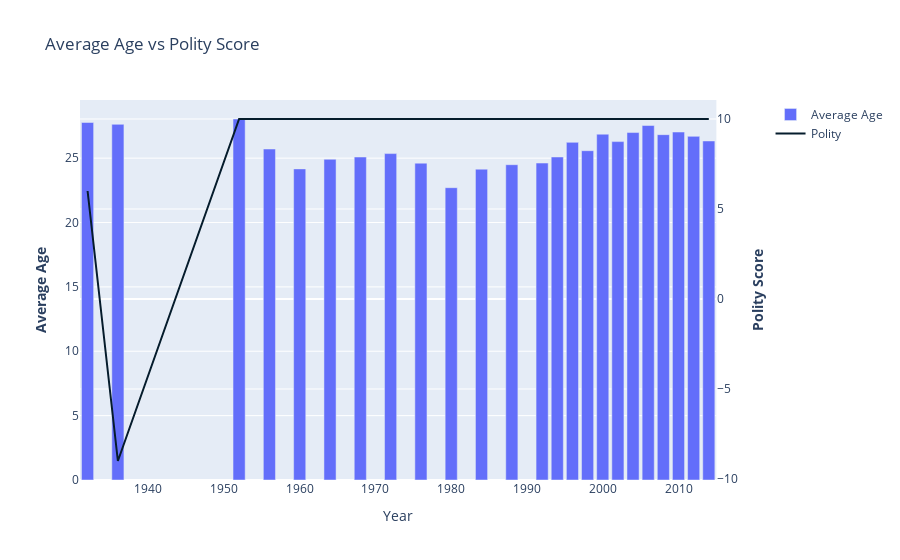

The code cell stored with this chart in its notebook:
### Code cell
plot_country_age_polity(final_df, polity_dff3, 'GERMANY', 1929, 2014)

### Figure 1 — Plotly figure (JSON) as saved in the notebook; plotly's stock layout.template omitted (floating-point values rounded to 4 significant figures)
{"data": [{"name": "Average Age", "type": "bar", "x": [1932, 1936, 1952, 1956, 1960, 1964, 1968, 1972, 1976, 1980, 1984, 1988, 1992, 1994, 1996, 1998, 2000, 2002, 2004, 2006, 2008, 2010, 2012, 2014], "xaxis": "x", "y": [27.77, 27.63, 28.04, 25.71, 24.17, 24.91, 25.09, 25.36, 24.61, 22.71, 24.14, 24.49, 24.62, 25.09, 26.23, 25.58, 26.86, 26.29, 26.99, 27.53, 26.82, 27.03, 26.69, 26.34], "yaxis": "y"}, {"marker": {"color": "#051c2c"}, "name": "Polity", "type": "scatter", "x": [1932, 1936, 1952, 1956, 1960, 1964, 1968, 1972, 1976, 1980, 1984, 1988, 1992, 1994, 1996, 1998, 2000, 2002, 2004, 2006, 2008, 2010, 2012, 2014], "xaxis": "x", "y": [6, -9, 10, 10, 10, 10, 10, 10, 10, 10, 10, 10, 10, 10, 10, 10, 10, 10, 10, 10, 10, 10, 10, 10], "yaxis": "y2"}], "layout": {"title": {"text": "Average Age vs Polity Score"}, "xaxis": {"anchor": "y", "domain": [0, 0.94], "title": {"text": "Year"}}, "yaxis": {"anchor": "x", "domain": [0, 1], "title": {"text": "<b>Average Age</b>"}}, "yaxis2": {"anchor": "x", "overlaying": "y", "side": "right", "title": {"text": "<b>Polity Score</b>"}}}}
